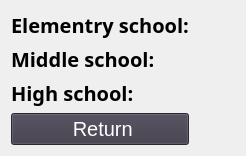
          <widget class="QWidget" name="teachers_info_widget">
           <layout class="QGridLayout" name="gridLayout_4">
            <item row="4" column="0">
             <widget class="QLabel" name="label_3">
              <property name="font">
               <font>
                <family>Century Gothic</family>
                <pointsize>-1</pointsize>
                <weight>75</weight>
                <bold>true</bold>
               </font>
              </property>
              <property name="styleSheet">
               <string notr="true">font-size: 20px</string>
              </property>
              <property name="text">
               <string>High school:</string>
              </property>
             </widget>
            </item>
            <item row="0" column="0">
             <widget class="QLabel" name="label">
              <property name="font">
               <font>
                <family>Century Gothic</family>
                <pointsize>-1</pointsize>
                <weight>75</weight>
                <bold>true</bold>
               </font>
              </property>
              <property name="styleSheet">
               <string notr="true">font-size: 20px</string>
              </property>
              <property name="text">
               <string>Elementry school:</string>
              </property>
             </widget>
            </item>
            <item row="2" column="0">
             <widget class="QLabel" name="label_2">
              <property name="font">
               <font>
                <family>Century Gothic</family>
                <pointsize>-1</pointsize>
                <weight>75</weight>
                <bold>true</bold>
               </font>
              </property>
              <property name="styleSheet">
               <string notr="true">font-size: 20px</string>
              </property>
              <property name="text">
               <string>Middle school:</string>
              </property>
             </widget>
            </item>
            <item row="7" column="0">
             <widget class="QPushButton" name="teacher_reaturn_button">
              <property name="styleSheet">
               <string notr="true">QPushButton {
    background-color:rgb(61, 56, 70);
	
	color: rgb(255, 255, 255);
	font-size: 20px

}

QPushButton:hover {
    background-color: rgb(119, 118, 123);  /* Change the hover color as desired */
}

QPushButton:pressed {
    background-color: rgb(192, 191, 188);  /* Change the pressed color as desired */
}

QPushButton:disabled {
    background-color: rgb(222, 221, 218); /* Change the disabled color as desired */
}</string>
              </property>
              <property name="text">
               <string> Return</string>
              </property>
              <property name="icon">
               <iconset>
                <normaloff>../../icons/return.png</normaloff>../../icons/return.png</iconset>
              </property>
              <property name="iconSize">
               <size>
                <width>30</width>
                <height>30</height>
               </size>
              </property>
             </widget>
            </item>
            <item row="7" column="1">
             <spacer name="horizontalSpacer">
              <property name="orientation">
               <enum>Qt::Horizontal</enum>
              </property>
              <property name="sizeHint" stdset="0">
               <size>
                <width>40</width>
                <height>20</height>
               </size>
              </property>
             </spacer>
            </item>
            <item row="5" column="0" colspan="2">
             <layout class="QHBoxLayout" name="high_layout"/>
            </item>
            <item row="3" column="0" colspan="2">
             <layout class="QHBoxLayout" name="middle_layout"/>
            </item>
            <item row="1" column="0" colspan="2">
             <layout class="QHBoxLayout" name="elementry_layout"/>
            </item>
           </layout>
          </widget>
